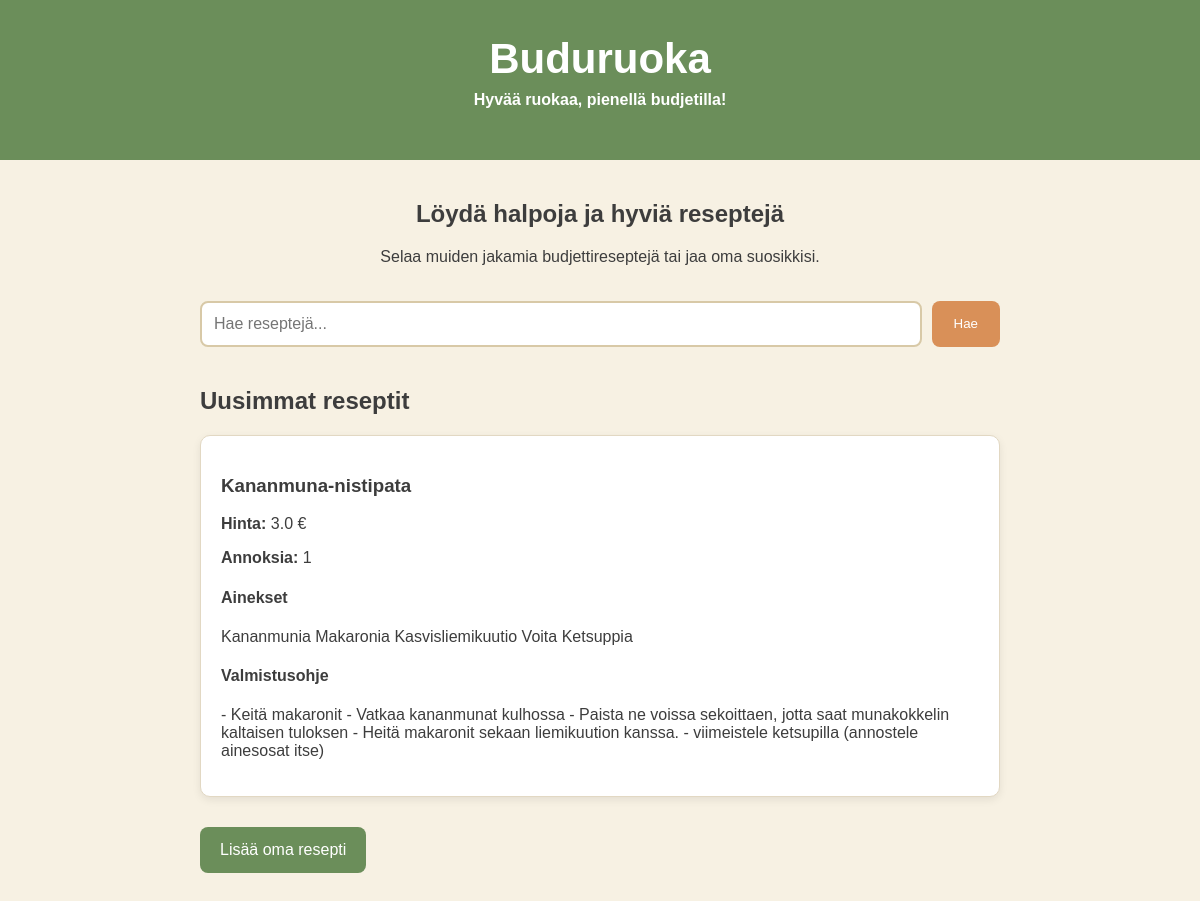
Before: / with the older database file.
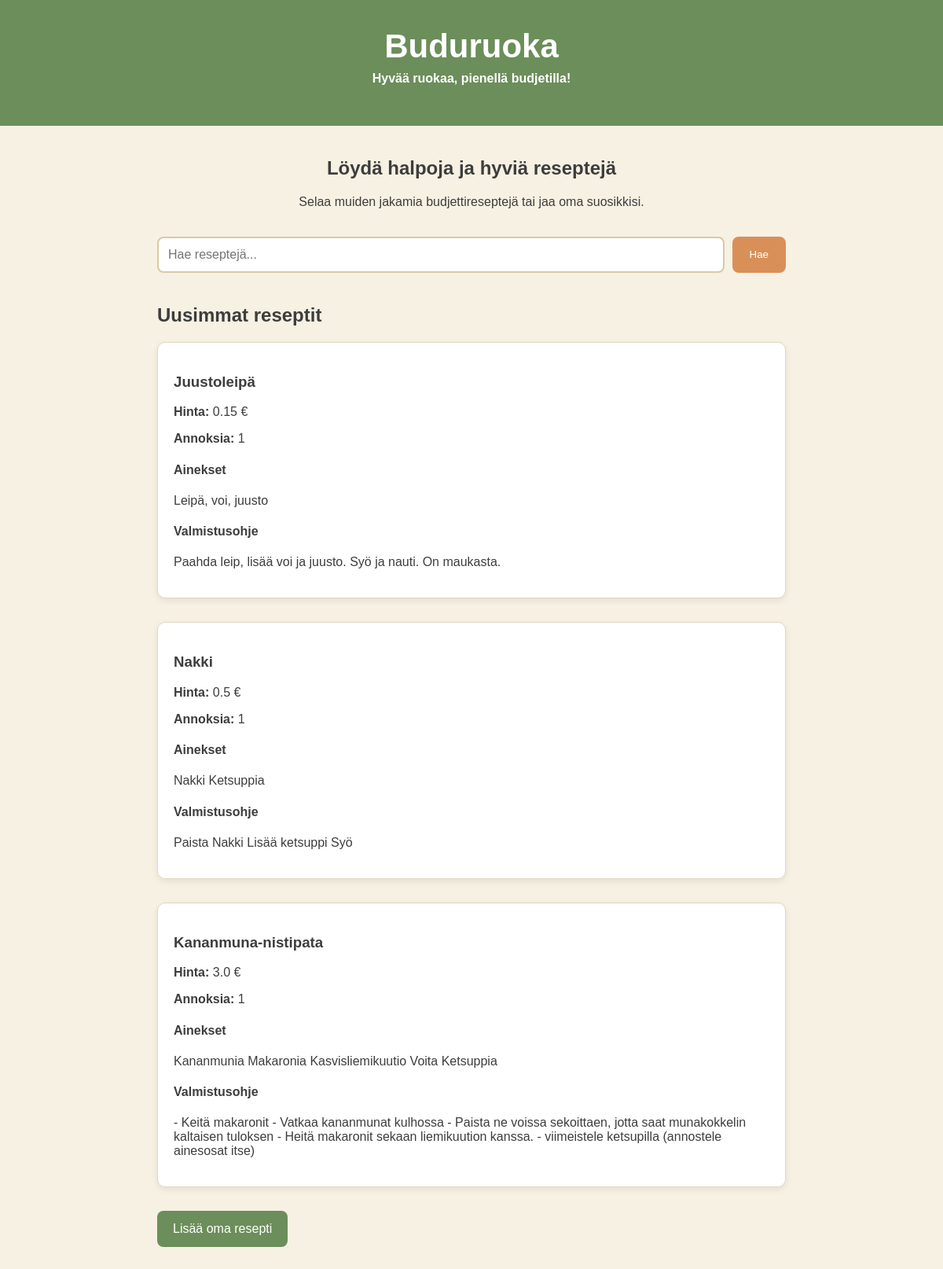
After: the same page with the newer database file.
### tables this page shows
CREATE TABLE recipes (
    id INTEGER PRIMARY KEY AUTOINCREMENT,
    title TEXT NOT NULL,
    ingredients TEXT NOT NULL,
    instructions TEXT NOT NULL,
    price REAL,
    servings INTEGER
);

### app.py (the view)
@app.route("/")
def index():
    connection = sqlite3.connect("database.db")
    connection.row_factory = sqlite3.Row
    recipes = connection.execute(
        "SELECT * FROM recipes ORDER BY id DESC"
    ).fetchall()
    connection.close()
    return render_template("index.html", recipes=recipes)

### Templates/index.html (shortened to what this page needs)
<!DOCTYPE html>
<html lang="fi">
<head>
    <link rel="stylesheet" href="{{ url_for('static', filename='style.css') }}">
</head>
<body>
    <header>
        <h1>Buduruoka</h1>
        <p><b>Hyvää ruokaa, pienellä budjetilla!</b></p>
    </header>
    <main>
        <section class="intro">
            <h2>Löydä halpoja ja hyviä reseptejä</h2>
            <p>
                Selaa muiden jakamia budjettireseptejä tai jaa oma suosikkisi.
            </p>
        </section>
        <section class="search">
            <input type="text" placeholder="Hae reseptejä...">
            <button>Hae</button>
        </section>
        <section>
            <h2>Uusimmat reseptit</h2>
            {% for recipe in recipes %}
    <div class="recipe-card">
        <h3>{{ recipe["title"] }}</h3>
        <p>
            <b>Hinta:</b> {{ recipe["price"] }} €
        </p>
        <p>
            <b>Annoksia:</b> {{ recipe["servings"] }}
        </p>
        <h4>Ainekset</h4>
        <p>{{ recipe["ingredients"] }}</p>
        <h4>Valmistusohje</h4>
        <p>{{ recipe["instructions"] }}</p>
    </div>
{% endfor %}
        </section>
        <button class="add-button">Lisää oma resepti</button>
    </main>
</body>
</html>

### static/style.css (style rules this page uses)
body { margin: 0; font-family: Arial, sans-serif; background-color: #f7f1e3; color: #3d3d3d; }
header { background-color: #6b8e5a; color: white; text-align: center; padding: 35px; }
header h1 { margin: 0; font-size: 42px; }
header p { margin-top: 8px; }
main { max-width: 800px; margin: 40px auto; padding: 0 20px; }
.intro { text-align: center; margin-bottom: 35px; }
.search { display: flex; gap: 10px; margin-bottom: 40px; }
.search input { flex: 1; padding: 12px; border: 2px solid #d8c9a7; border-radius: 8px; font-size: 16px; }
.search button { background-color: #d99058; color: white; border: none; border-radius: 8px; padding: 12px 22px; cursor: pointer; }
.recipe-card { background-color: white; border: 1px solid #e2d8c3; border-radius: 10px; padding: 20px; margin-bottom: 30px; box-shadow: 0 3px 8px rgba(0, 0, 0, 0.08); }
.add-button { background-color: #6b8e5a; color: white; border: none; border-radius: 8px; padding: 14px 20px; font-size: 16px; cursor: pointer; }

Changed rows visible on the page:
added recipes: title "Juustoleipä", price "0.15", servings "1", ingredients "Leipä, voi, juusto", instructions "Paahda leip, lisää voi ja juusto. Syö ja nauti. On maukasta."
added recipes: title "Nakki", price "0.5", servings "1", ingredients "Nakki Ketsuppia", instructions "Paista Nakki Lisää ketsuppi Syö"
